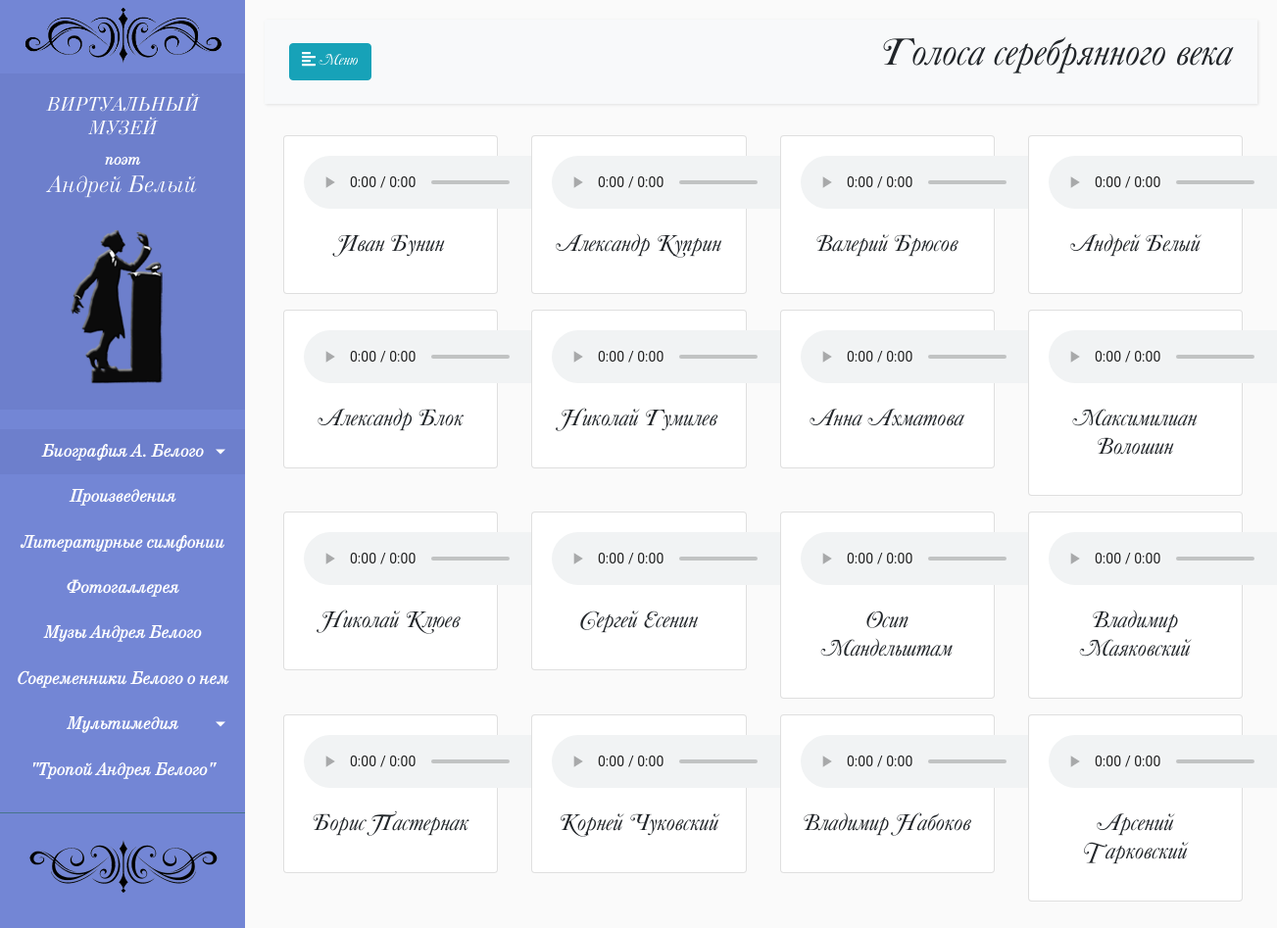
Screenshot of /golosa with the database file from the repository.
### web/models.py (models this page shows, shortened)
class Voice(models.Model):
    author = models.CharField(max_length=250, verbose_name='Автор')
    audio = models.FileField(upload_to='voices', verbose_name='Аудио (100 голосов)')
    class Meta:
        verbose_name = 'Запись'
        verbose_name_plural = 'Голоса СВ'

### web/views.py (the view)
# urls.py: path('golosa', views.voices, name='golosa'),
def voices(request):
    title = 'Голоса серебрянного века'
    voices = Voice.objects.all()
    return render(request, 'golosa.html', {'title': title, 'voices': voices})

### templates/golosa.html
{% extends 'base.html' %}
{% load static %}
{% block content %}
    <div class="container-fluid text-center pt-3">
        <div class="row">
            {% for Voice in voices %}
            <div class="col-md-3 mb-3">
                <div class="card ml-1">
                    <div class="card-body">
                        <div class="card-img">
                            <audio controls width="90%" height="auto" src="{{ Voice.audio.url }}" />
                        </div>
                        <div class="card-title mt-3">
                            <h4>{{ Voice.author }}</h4>
                        </div>
                    </div>
                </div>
            </div>
            {% endfor %}
        </div>
    </div>
{% endblock %}

### static_dev/style.css (style rules this page uses)
body { font-family: 'CaslonBecker', sans-serif; background: #fafafa; }

### rows the page displays
Voice: author "Иван Бунин"
Voice: author "Александр Куприн"
Voice: author "Валерий Брюсов"
Voice: author "Андрей Белый"
Voice: author "Александр Блок"
Voice: author "Николай Гумилев"
Voice: author "Анна Ахматова"
Voice: author "Максимилиан Волошин"
Voice: author "Николай Клюев"
Voice: author "Сергей Есенин"
Voice: author "Осип Мандельштам"
Voice: author "Владимир Маяковский"
Voice: author "Борис Пастернак"
Voice: author "Корней Чуковский"
Voice: author "Владимир Набоков"
Voice: author "Арсений Тарковский"

### other values shown
{{ title }} "Голоса серебрянного века"
